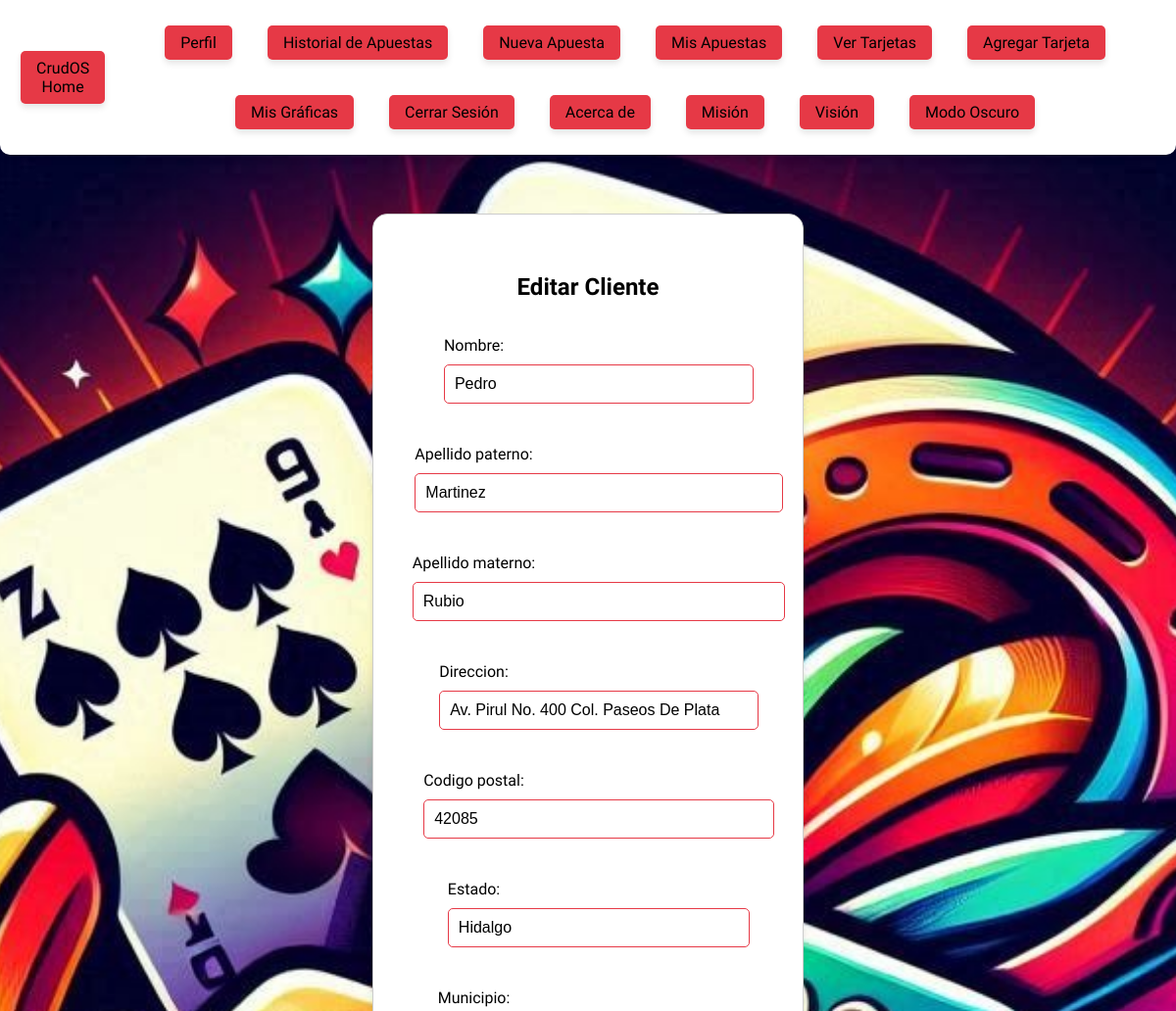
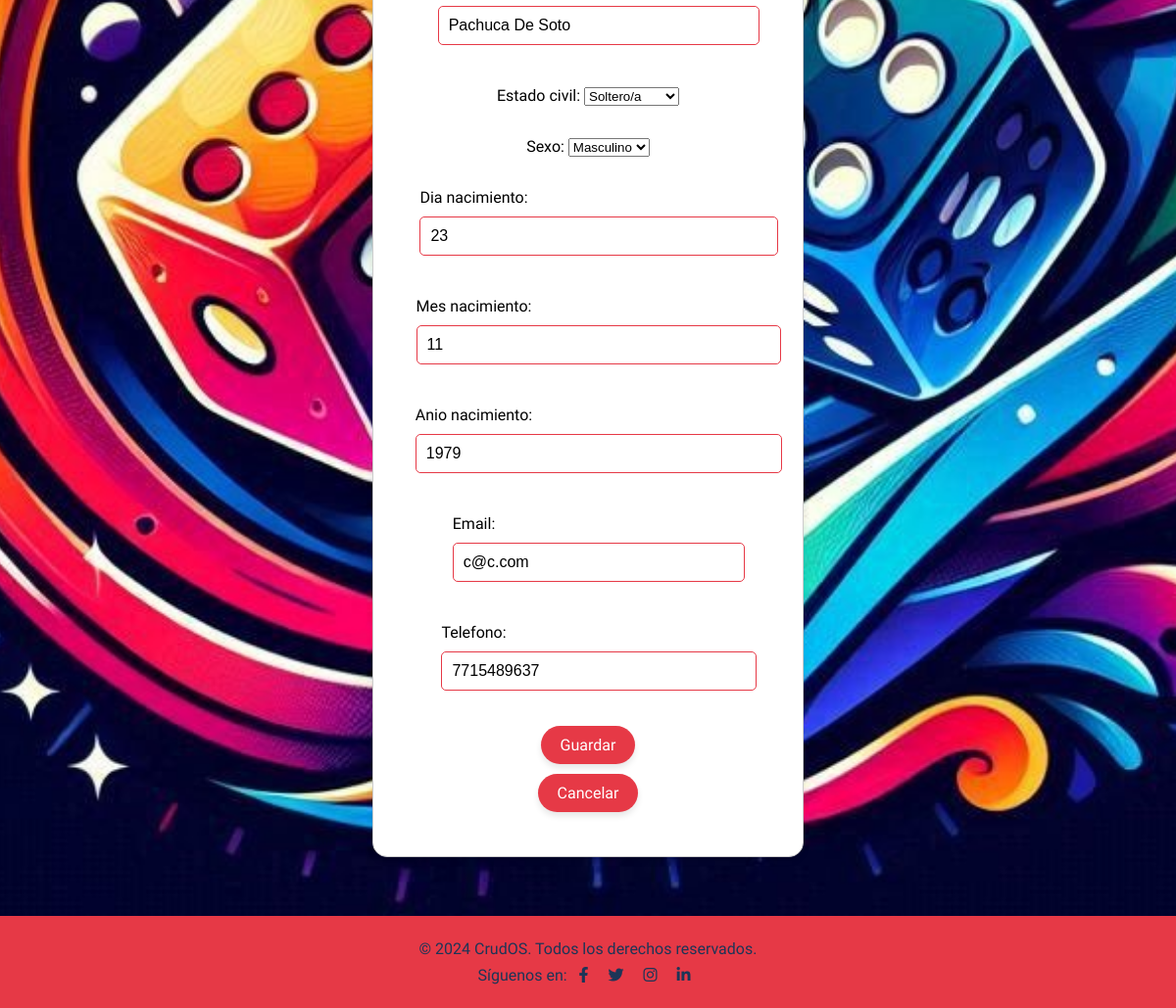
The page /clientes/cliente/5/editar/ (signed in) on the database its author committed (2 pictures, top to bottom).
### clientes/models.py (models this page shows, shortened)
class Cliente(models.Model):
    SEXO_CHOICES = [
        ('M', 'Masculino'),
        ('F', 'Femenino'),
        ('O', 'Otro'),
    ]
    ESTADO_CIVIL_CHOICES = [
        ('S', 'Soltero/a'),
        ('C', 'Casado/a'),
        ('D', 'Divorciado/a'),
        ('V', 'Viudo/a'),
    ]
    user = models.OneToOneField(User, on_delete=models.CASCADE)  # Relación uno a uno con el modelo User
    nombre = models.CharField(max_length=100)  # Nombre del cliente
    apellido_paterno = models.CharField(max_length=100, default='Apellido Paterno')  # Apellido paterno del cliente
    apellido_materno = models.CharField(max_length=100, default='Apellido Materno')  # Apellido materno del cliente
    direccion = models.CharField(max_length=255, default='Dirección desconocida')  # Dirección del cliente
    codigo_postal = models.CharField(max_length=10, default='00000')  # Código postal del cliente
    estado = models.CharField(max_length=100, default='Estado')  # Estado donde reside el cliente
    municipio = models.CharField(max_length=100, default='Municipio')  # Municipio donde reside el cliente
    estado_civil = models.CharField(max_length=1, choices=ESTADO_CIVIL_CHOICES, default='S')  # Estado civil del cliente
    sexo = models.CharField(max_length=1, choices=SEXO_CHOICES, default='M')  # Sexo del cliente
    dia_nacimiento = models.IntegerField(default=1)  # Día de nacimiento del cliente
    mes_nacimiento = models.IntegerField(default=1)  # Mes de nacimiento del cliente
    anio_nacimiento = models.IntegerField(default=2000)  # Año de nacimiento del cliente
    email = models.EmailField(unique=True)  # Email del cliente
    telefono = models.CharField(max_length=15, default='Sin teléfono', validators=[RegexValidator(regex=r'^\+?1?\d{9,15}$')])  # Teléfono del cliente
    fecha_registro = models.DateTimeField(auto_now_add=True)  # Fecha de registro del cliente
    class Meta:
        indexes = [
            models.Index(fields=['email']),
            models.Index(fields=['telefono']),
        ]

### clientes/views.py (the view)
# urls.py: path('cliente/<int:id>/editar/', views.cliente_update, name='cliente_update'),  # Editar un cliente existente
@login_required
def cliente_update(request, id):
    cliente = get_object_or_404(Cliente, id=id)
    if request.user.is_staff or cliente.user == request.user:
        if request.method == 'POST':
            form = ClienteForm(request.POST, instance=cliente)
            if form.is_valid():
                form.save()
                messages.success(request, 'Cliente actualizado exitosamente.')
                return redirect('clientes_list')
            else:
                messages.error(request, 'Error en el formulario. Por favor, revisa los datos.')
        else:
            form = ClienteForm(instance=cliente)
        return render(request, 'clientes/cliente_form.html', {'form': form})
    else:
        return redirect('clientes_list')

### clientes/forms.py (shortened to what this page needs)
class ClienteForm(forms.ModelForm):
    class Meta:
        model = Cliente
        fields = [
            'nombre', 'apellido_paterno', 'apellido_materno', 'direccion',
            'codigo_postal', 'estado', 'municipio', 'estado_civil', 'sexo',
            'dia_nacimiento', 'mes_nacimiento', 'anio_nacimiento', 'email', 'telefono'
        ]

### clientes/templates/clientes/cliente_form.html (shortened to what this page needs)
{% extends 'clientes/base.html' %}
{% block content %}
<div class="form-container">
    <h2>{{ form.instance.id|yesno:"Editar Cliente,Nuevo Cliente" }}</h2>
    <form method="post" class="form">
        {{ form.as_p }}
        <button type="submit" class="button">Guardar</button>
        <button type="button" class="nav-button cancel-button" onclick="location.href='{% url 'clientes_list' %}'">Cancelar</button>
    </form>
</div>
{% endblock %}

### static/css/styles.css (style rules this page uses)
:root { --primary-color: #e63946; --secondary-color: #1d3557; --accent-color: #f77f00; --background-color: #ffffff; --text-color: #000000; --light-bg: #f1faee; --dark-bg: #1d3557; --light-text: #1d3557; --dark-text: #f1faee; --dark-bg-gray: #1d3557; --dark-secondary-gray: #457b9d; --button-hover: #a8dadc; --input-border: #e63946; }
body { font-family: 'Snap ITC', sans-serif; margin: 0; padding: 0; transition: background-color 0.3s, color 0.3s; text-align: center; color: var(--text-color); display: flex; flex-direction: column; justify-content: center; align-items: center; background-color: var(--background-color); background-image: url("/static/img/Fondo.jpg"); background-repeat: no-repeat; background-size: cover; background-position: center center; background-attachment: fixed; }
body.light-mode { background-color: var(--background-color); color: var(--text-color); }
.nav-link, .nav-button { color: var(--background-color); text-decoration: none; padding: 0.5rem 1rem; border-radius: 5px; transition: background-color 0.3s ease, transform 0.3s ease; background-color: var(--primary-color); border: none; cursor: pointer; font-size: 16px; display: inline-block; text-align: center; margin: 5px; box-shadow: 0 4px 6px rgba(0, 0, 0, 0.1); font-family: 'Snap ITC', sans-serif; }
.form-container { max-width: 800px; margin: 60px auto; padding: 40px; border: 1px solid var(--input-border); border-radius: 15px; transition: background-color 0.3s, border-color 0.3s; font-family: 'Snap ITC', sans-serif; text-align: left; box-shadow: 0 4px 6px rgba(0, 0, 0, 0.1); background-color: var(--background-color); color: var(--text-color); }
.form-container.light-mode { background-color: var(--background-color); border-color: #ccc; color: var(--text-color); }
.form-container h2, .form-container h1 { text-align: center; margin-bottom: 20px; }
.form-container form { display: flex; flex-direction: column; align-items: center; }
.form-container form input[type="text"], .form-container form input[type="email"], .form-container form input[type="password"], .form-container form input[type="number"], .form-container form textarea { padding: 10px; margin: 10px 0; border: 1px solid var(--input-border); border-radius: 5px; font-size: 16px; width: 100%; transition: background-color 0.3s, border-color 0.3s; color: var(--text-color); }
.form-container form button { padding: 10px 20px; background-color: var(--primary-color); color: var(--background-color); border: none; cursor: pointer; font-size: 16px; border-radius: 25px; transition: background-color 0.3s, transform 0.3s; box-shadow: 0 4px 6px rgba(0, 0, 0, 0.1); margin-top: 10px; font-family: 'Snap ITC', sans-serif; }

### rows shown on the page
Cliente: instance.id "Editar Cliente", nombre "Pedro", apellido_paterno "Martinez", apellido_materno "Rubio", direccion "Av. Pirul No. 400 Col. Paseos De Plata", codigo_postal "42085", estado "Hidalgo", municipio "Pachuca De Soto", estado_civil "Soltero/a", sexo "Masculino", dia_nacimiento "23", mes_nacimiento "11", anio_nacimiento "1979", email "c@c.com", telefono "7715489637"
